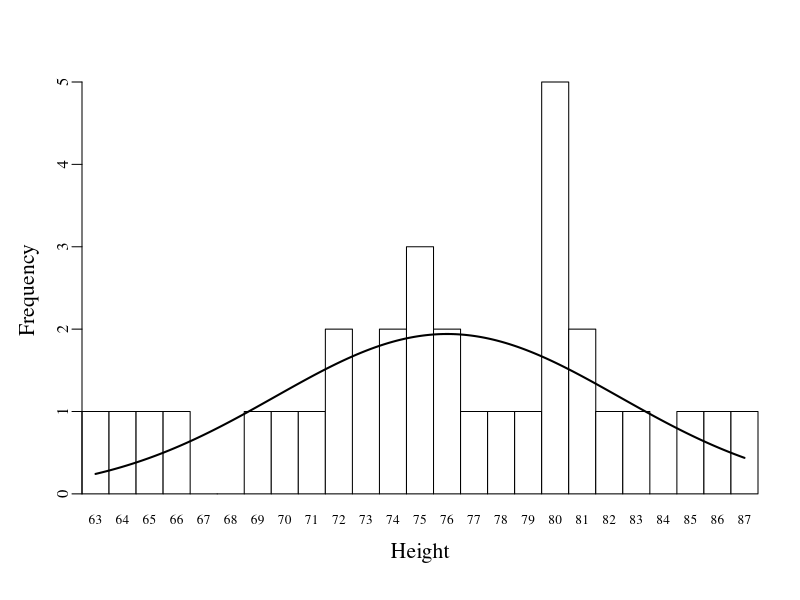
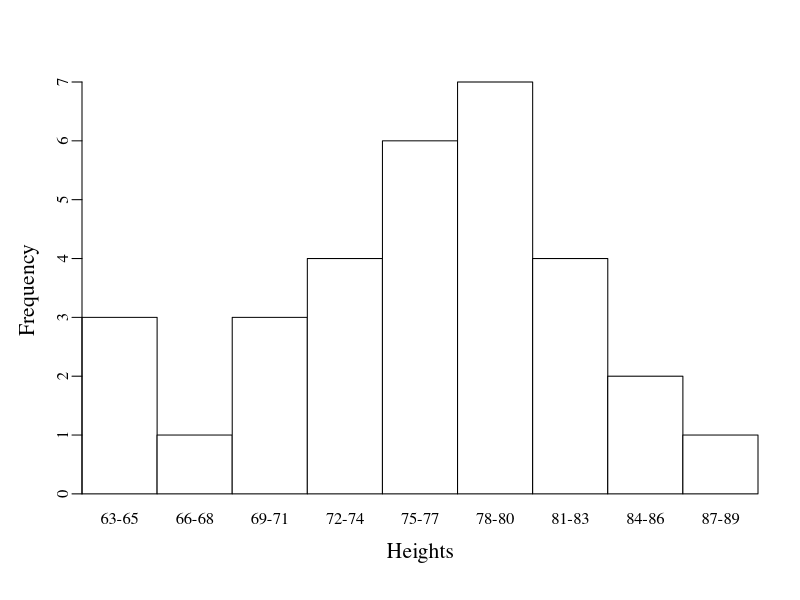
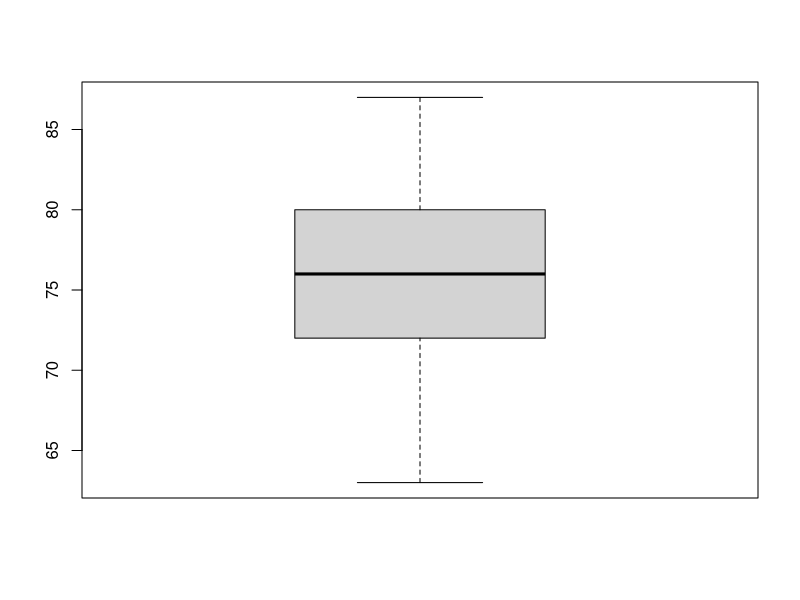

Here is the R script that generated these plots, in order:
## ---- chunk 1
# These are the libraries you will need. You do not need to do anything here.
library(datasets)
library(knitr)

## ---- chunk 2
# This will put the relevant data into a variable for you. You do not need to do anything to it.
Assignment1_Data = trees$Height

## ---- chunk 3
# Put the variable below into the relevant functions to accomplish your task.
mean(Assignment1_Data)
var(Assignment1_Data)
sd(Assignment1_Data)


## ---- chunk 4

# Leave these two lines alone, they will give you the pieces for your table.
all_heights = min(trees$Height):max(trees$Height)
height = factor(trees$Height, levels = all_heights)


freq = as.numeric(table(height))

# Uncomment the four lines below and replace the ### below with the corect pieces. You should look at the first lab for these.

freq_total = sum(freq)

rel_freq = (freq) / (freq_total)

cumu_f = cumsum(freq)

cumu_pct = (cumu_f) / (freq_total) * 100




#####################################################
##### Uncomment the section to build the table.

tab = data.frame(
  Height = all_heights,
  f = freq,
  `Relative f` = round(rel_freq, 2),
  `Cumulative f` = cumu_f,
  `Cumulative %` = round(cumu_pct),
  check.names = FALSE
)

tab = rbind(tab, data.frame(
  Height = "Total",
  f = freq_total,
  `Relative f` = "",
  `Cumulative f` = "",
  `Cumulative %` = "",
  check.names = FALSE
))


#####################################################
##### Uncomment the next line to print the frequency distribution table.

kable(tab, row.names = FALSE)


## ---- chunk 5


#####################################################
##### Uncomment the next section to draw the frequency distribution graph.


par(family = "serif")

# Force every integer from min to max Height to appear
all_heights = min(Assignment1_Data):max(Assignment1_Data)
htab = table(factor(Assignment1_Data, levels = all_heights))
x_vals = as.numeric(names(htab))
y_freq = as.numeric(htab)

# Create the barplot (now with correct spacing)
bp = barplot(y_freq,
             space = 0,
             col = "white",
             ylab = "Frequency",
             xlab = "Height",
             cex.lab = 1.3,
             main = "",
             cex.names = 0.8,
             cex.axis = 1,
             yaxs = "i",
             xaxs = "i",
             mgp = c(2.2, 0.5, 0),
             names.arg = x_vals)


#####################################################
##### Uncomment the next section to add a normal curve.

mu = mean(Assignment1_Data)
sigma = sd(Assignment1_Data)
n = length(Assignment1_Data)
fine_x = seq(min(x_vals), max(x_vals), length.out = 300)
dens_fine = dnorm(fine_x, mean = mu, sd = sigma) * n
fine_bp = approx(x = x_vals, y = bp, xout = fine_x)$y
lines(fine_bp, dens_fine, col = "black", lwd = 2)


par(family = "")
## ---- chunk 6

#####################################################
##### Uncomment the next section to draw the histogram.


par(family = "serif")

breaks = seq(from = min(Assignment1_Data),
             to   = max(Assignment1_Data) + 3,
             by   = 3)

labels = paste0(breaks[-length(breaks)], "-", breaks[-1] - 1)

A1_Data_Binned = cut(Assignment1_Data,
                     breaks = breaks,
                     labels = labels,
                     include.lowest = TRUE,
                     right = FALSE)

bp = barplot(table(A1_Data_Binned),
             space = 0,
             col = "white",
             ylab = "Frequency",
             xlab = "Heights",
             cex.lab = 1.3,
             main = "",
             cex.names = 1,
             cex.axis = 1,
             yaxs = "i",
             xaxs = "i",
             mgp = c(2.2, 0.5, 0)
)

par(family = "")


## ---- chunk 7
# Put your variable into the correct function to draw the boxplot.
boxplot(Assignment1_Data)
